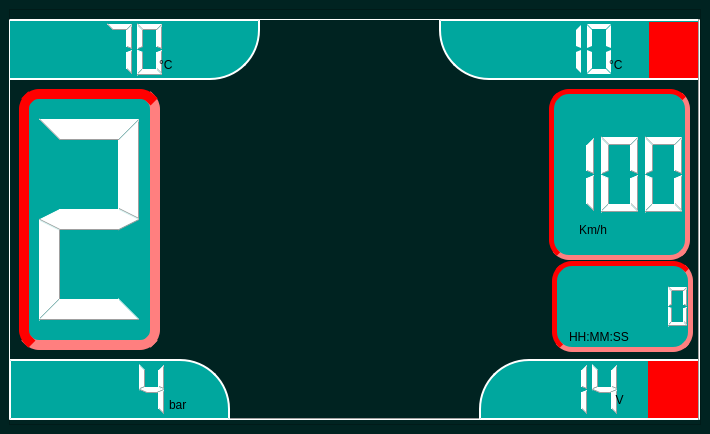
<?xml version="1.0" encoding="UTF-8"?>
<ui version="4.0">
 <class>MainWindow</class>
 <widget class="QMainWindow" name="MainWindow">
  <property name="geometry">
   <rect>
    <x>0</x>
    <y>0</y>
    <width>710</width>
    <height>434</height>
   </rect>
  </property>
  <property name="maximumSize">
   <size>
    <width>4000000</width>
    <height>8000000</height>
   </size>
  </property>
  <property name="windowTitle">
   <string>MainWindow</string>
  </property>
  <property name="autoFillBackground">
   <bool>false</bool>
  </property>
  <property name="styleSheet">
   <string notr="true">background-color: rgba(0,35,33,255);</string>
  </property>
  <widget class="QWidget" name="MainWidget">
   <layout class="QVBoxLayout" name="verticalLayout_3">
    <item>
     <widget class="QFrame" name="frame">
      <property name="maximumSize">
       <size>
        <width>700</width>
        <height>432</height>
       </size>
      </property>
      <property name="frameShape">
       <enum>QFrame::StyledPanel</enum>
      </property>
      <property name="frameShadow">
       <enum>QFrame::Raised</enum>
      </property>
      <widget class="AnalogGaugeWidget" name="GaugeRPM" native="true">
       <property name="geometry">
        <rect>
         <x>160</x>
         <y>10</y>
         <width>371</width>
         <height>432</height>
        </rect>
       </property>
       <property name="styleSheet">
        <string notr="true">background-color: solid white;</string>
       </property>
       <widget class="Line" name="line_2">
        <property name="geometry">
         <rect>
          <x>-160</x>
          <y>390</y>
          <width>691</width>
          <height>20</height>
         </rect>
        </property>
        <property name="styleSheet">
         <string notr="true">background-color: solid white;</string>
        </property>
        <property name="orientation">
         <enum>Qt::Horizontal</enum>
        </property>
       </widget>
       <widget class="Line" name="line">
        <property name="geometry">
         <rect>
          <x>-160</x>
          <y>-10</y>
          <width>521</width>
          <height>20</height>
         </rect>
        </property>
        <property name="orientation">
         <enum>Qt::Horizontal</enum>
        </property>
       </widget>
      </widget>
      <widget class="QLCDNumber" name="QLCDOilPressure">
       <property name="geometry">
        <rect>
         <x>0</x>
         <y>350</y>
         <width>221</width>
         <height>61</height>
        </rect>
       </property>
       <property name="styleSheet">
        <string notr="true">QLCDNumber{
border:2px solid rgba(255,255,255,255);
background-color: rgba(0,167,158,255);
color:rgb(145, 217, 187); 
padding: 30px;
text-align: right;
color:white;
border-top-right-radius: 50px;
border-bottom-right-radius:0px;
border-style: outset;
}</string>
       </property>
       <property name="frameShadow">
        <enum>QFrame::Sunken</enum>
       </property>
       <property name="smallDecimalPoint">
        <bool>true</bool>
       </property>
       <property name="digitCount">
        <number>3</number>
       </property>
       <property name="segmentStyle">
        <enum>QLCDNumber::Filled</enum>
       </property>
       <property name="value" stdset="0">
        <double>4.400000000000000</double>
       </property>
       <property name="intValue" stdset="0">
        <number>4</number>
       </property>
      </widget>
      <widget class="QLCDNumber" name="QLCDBatteryVoltage">
       <property name="geometry">
        <rect>
         <x>470</x>
         <y>350</y>
         <width>221</width>
         <height>61</height>
        </rect>
       </property>
       <property name="styleSheet">
        <string notr="true">QLCDNumber{
border:2px solid rgba(255,255,255,255);
background-color: rgba(0,167,158,255);
color:rgb(145, 217, 187); 
padding: 0px;
text-align: right;
color:white;
border-top-left-radius: 50px;
border-bottom-left-radius:0px;
border-style: inset;
}</string>
       </property>
       <property name="frameShadow">
        <enum>QFrame::Sunken</enum>
       </property>
       <property name="digitCount">
        <number>2</number>
       </property>
       <property name="value" stdset="0">
        <double>14.000000000000000</double>
       </property>
       <property name="intValue" stdset="0">
        <number>14</number>
       </property>
      </widget>
      <widget class="QLCDNumber" name="QLCDWaterTemp">
       <property name="geometry">
        <rect>
         <x>-30</x>
         <y>10</y>
         <width>281</width>
         <height>61</height>
        </rect>
       </property>
       <property name="styleSheet">
        <string notr="true">QLCDNumber{
border:2px solid rgba(255,255,255,255);
background-color: rgba(0,167,158,255);
color:white; 
padding: 30px;
color:(255,255,255);
text-align: left;
border-top-left-radius: 0px;
border-bottom-right-radius:50px;
border-style: inset;
}</string>
       </property>
       <property name="frameShadow">
        <enum>QFrame::Raised</enum>
       </property>
       <property name="digitCount">
        <number>3</number>
       </property>
       <property name="intValue" stdset="0">
        <number>70</number>
       </property>
      </widget>
      <widget class="QLCDNumber" name="QLCDOILTemp">
       <property name="geometry">
        <rect>
         <x>430</x>
         <y>10</y>
         <width>261</width>
         <height>61</height>
        </rect>
       </property>
       <property name="layoutDirection">
        <enum>Qt::LeftToRight</enum>
       </property>
       <property name="styleSheet">
        <string notr="true">QLCDNumber{
border:2px solid rgba(255,255,255,255);
background-color: rgba(0,167,158,255);
color:rgb(145, 217, 187); 
padding: 30px;
text-align: center;
color:white;
border-top-right-radius: 0px;
border-bottom-left-radius:50px;
border-style: inset;
}</string>
       </property>
       <property name="frameShape">
        <enum>QFrame::Box</enum>
       </property>
       <property name="frameShadow">
        <enum>QFrame::Sunken</enum>
       </property>
       <property name="lineWidth">
        <number>5</number>
       </property>
       <property name="smallDecimalPoint">
        <bool>false</bool>
       </property>
       <property name="digitCount">
        <number>3</number>
       </property>
       <property name="segmentStyle">
        <enum>QLCDNumber::Flat</enum>
       </property>
       <property name="value" stdset="0">
        <double>10.000000000000000</double>
       </property>
       <property name="intValue" stdset="0">
        <number>10</number>
       </property>
      </widget>
      <widget class="QLabel" name="IconWatterTEmp">
       <property name="geometry">
        <rect>
         <x>0</x>
         <y>13</y>
         <width>61</width>
         <height>56</height>
        </rect>
       </property>
       <property name="styleSheet">
        <string notr="true">image:url(:/icons/icons/coolant-temperature-svgrepo-com_BlackRed.svg);
background-color:rgba(0,167,158,255);</string>
       </property>
       <property name="text">
        <string/>
       </property>
      </widget>
      <widget class="QLabel" name="IconOILTemp">
       <property name="geometry">
        <rect>
         <x>640</x>
         <y>13</y>
         <width>51</width>
         <height>56</height>
        </rect>
       </property>
       <property name="styleSheet">
        <string notr="true">image:url(:/icons/icons/coolant-temperature-svgrepo-com_BlackRed.svg);
background-color: red;</string>
       </property>
       <property name="text">
        <string/>
       </property>
      </widget>
      <widget class="QLabel" name="IconOILPressure">
       <property name="geometry">
        <rect>
         <x>0</x>
         <y>353</y>
         <width>61</width>
         <height>56</height>
        </rect>
       </property>
       <property name="styleSheet">
        <string notr="true">image:url(:/icons/icons/oil-pressure-alarm-svgrepo-com_red_Black.svg);
background-color:solid red;</string>
       </property>
       <property name="text">
        <string/>
       </property>
      </widget>
      <widget class="QLCDNumber" name="Gear">
       <property name="geometry">
        <rect>
         <x>540</x>
         <y>80</y>
         <width>141</width>
         <height>171</height>
        </rect>
       </property>
       <property name="styleSheet">
        <string notr="true">QLCDNumber{
border:5px solid red;
background-color: rgba(0,167,158,255);
border-radius: 20px; 
color:rgb(145, 217, 187); 
padding: 30px;
color:white;
text-align: center;
border-style: inset;
}</string>
       </property>
       <property name="frameShadow">
        <enum>QFrame::Sunken</enum>
       </property>
       <property name="digitCount">
        <number>3</number>
       </property>
       <property name="intValue" stdset="0">
        <number>100</number>
       </property>
      </widget>
      <widget class="QLabel" name="IconBattery">
       <property name="geometry">
        <rect>
         <x>639</x>
         <y>352</y>
         <width>51</width>
         <height>57</height>
        </rect>
       </property>
       <property name="styleSheet">
        <string notr="true">image:url(:/icons/icons/charging-circuit-failure-svgrepo-com.svg);
background-color: red;</string>
       </property>
       <property name="text">
        <string/>
       </property>
      </widget>
      <widget class="QLCDNumber" name="NeedToDiscuss">
       <property name="geometry">
        <rect>
         <x>10</x>
         <y>80</y>
         <width>141</width>
         <height>261</height>
        </rect>
       </property>
       <property name="styleSheet">
        <string notr="true">QLCDNumber{
border:10px solid red;
background-color: rgba(0,167,158,255);
border-radius: 20px; 
color:rgb(145, 217, 187); 
padding: 30px;
color:white;
text-align: center;
border-style: inset; 
}</string>
       </property>
       <property name="frameShadow">
        <enum>QFrame::Sunken</enum>
       </property>
       <property name="digitCount">
        <number>1</number>
       </property>
       <property name="value" stdset="0">
        <double>2.000000000000000</double>
       </property>
       <property name="intValue" stdset="0">
        <number>2</number>
       </property>
      </widget>
      <widget class="Line" name="line_4">
       <property name="geometry">
        <rect>
         <x>680</x>
         <y>10</y>
         <width>20</width>
         <height>401</height>
        </rect>
       </property>
       <property name="styleSheet">
        <string notr="true">background-color:solid white;</string>
       </property>
       <property name="orientation">
        <enum>Qt::Vertical</enum>
       </property>
      </widget>
      <widget class="QLabel" name="label">
       <property name="geometry">
        <rect>
         <x>570</x>
         <y>200</y>
         <width>121</width>
         <height>41</height>
        </rect>
       </property>
       <property name="styleSheet">
        <string notr="true">font: 700 italic 32pt &quot;Times New Roman&quot;;
color:black;
background-color: rgba(0,0,0,0);</string>
       </property>
       <property name="text">
        <string>Km/h</string>
       </property>
      </widget>
      <widget class="QLCDNumber" name="lcdNumber">
       <property name="geometry">
        <rect>
         <x>543</x>
         <y>252</y>
         <width>141</width>
         <height>91</height>
        </rect>
       </property>
       <property name="layoutDirection">
        <enum>Qt::RightToLeft</enum>
       </property>
       <property name="styleSheet">
        <string notr="true">QLCDNumber{
border:5px solid red;
background-color: rgba(0,167,158,255);
border-radius: 20px; 
color:rgb(145, 217, 187); 
padding: 30px;
color:white;
text-align: center;
border-style: inset;
}</string>
       </property>
       <property name="digitCount">
        <number>6</number>
       </property>
      </widget>
      <widget class="QLabel" name="label_2">
       <property name="geometry">
        <rect>
         <x>560</x>
         <y>320</y>
         <width>131</width>
         <height>16</height>
        </rect>
       </property>
       <property name="styleSheet">
        <string notr="true">font: 700 italic 12pt &quot;Times New Roman&quot;;
color:black;
background-color: rgba(0,0,0,0);</string>
       </property>
       <property name="text">
        <string>HH:MM:SS</string>
       </property>
      </widget>
      <widget class="QLabel" name="label_3">
       <property name="geometry">
        <rect>
         <x>150</x>
         <y>45</y>
         <width>49</width>
         <height>21</height>
        </rect>
       </property>
       <property name="styleSheet">
        <string notr="true">font: 700 italic 22pt &quot;Times New Roman&quot;;
color:black;
background-color: rgba(0,0,0,0);</string>
       </property>
       <property name="text">
        <string>°C </string>
       </property>
      </widget>
      <widget class="QLabel" name="label_4">
       <property name="geometry">
        <rect>
         <x>600</x>
         <y>40</y>
         <width>49</width>
         <height>31</height>
        </rect>
       </property>
       <property name="styleSheet">
        <string notr="true">font: 700 italic 22pt &quot;Times New Roman&quot;;
color:black;
background-color: rgba(0,0,0,0);</string>
       </property>
       <property name="text">
        <string>°C </string>
       </property>
      </widget>
      <widget class="QLabel" name="label_5">
       <property name="geometry">
        <rect>
         <x>160</x>
         <y>385</y>
         <width>49</width>
         <height>21</height>
        </rect>
       </property>
       <property name="styleSheet">
        <string notr="true">font: 700 italic 22pt &quot;Times New Roman&quot;;
color:black;
background-color: rgba(0,0,0,0);</string>
       </property>
       <property name="text">
        <string>bar</string>
       </property>
      </widget>
      <widget class="QLabel" name="label_6">
       <property name="geometry">
        <rect>
         <x>600</x>
         <y>360</y>
         <width>49</width>
         <height>61</height>
        </rect>
       </property>
       <property name="styleSheet">
        <string notr="true">font: 700 italic 22pt &quot;Times New Roman&quot;;
color:black;
background-color: rgba(0,0,0,0);</string>
       </property>
       <property name="text">
        <string>  V</string>
       </property>
      </widget>
      <widget class="Line" name="line_3">
       <property name="geometry">
        <rect>
         <x>-10</x>
         <y>10</y>
         <width>20</width>
         <height>401</height>
        </rect>
       </property>
       <property name="styleSheet">
        <string notr="true">background-color: solid white;</string>
       </property>
       <property name="orientation">
        <enum>Qt::Vertical</enum>
       </property>
      </widget>
      <zorder>GaugeRPM</zorder>
      <zorder>QLCDOilPressure</zorder>
      <zorder>QLCDBatteryVoltage</zorder>
      <zorder>QLCDWaterTemp</zorder>
      <zorder>QLCDOILTemp</zorder>
      <zorder>NeedToDiscuss</zorder>
      <zorder>IconWatterTEmp</zorder>
      <zorder>IconOILPressure</zorder>
      <zorder>IconOILTemp</zorder>
      <zorder>IconBattery</zorder>
      <zorder>Gear</zorder>
      <zorder>label</zorder>
      <zorder>lcdNumber</zorder>
      <zorder>label_2</zorder>
      <zorder>label_3</zorder>
      <zorder>label_4</zorder>
      <zorder>label_5</zorder>
      <zorder>label_6</zorder>
      <zorder>line_3</zorder>
      <zorder>line_4</zorder>
     </widget>
    </item>
   </layout>
  </widget>
 </widget>
 <customwidgets>
  <customwidget>
   <class>AnalogGaugeWidget</class>
   <extends>QWidget</extends>
   <header location="global">Custom_Widgets.AnalogGaugeWidget.h</header>
   <container>1</container>
  </customwidget>
 </customwidgets>
 <resources>
  <include location="icons.qrc"/>
 </resources>
 <connections/>
</ui>
